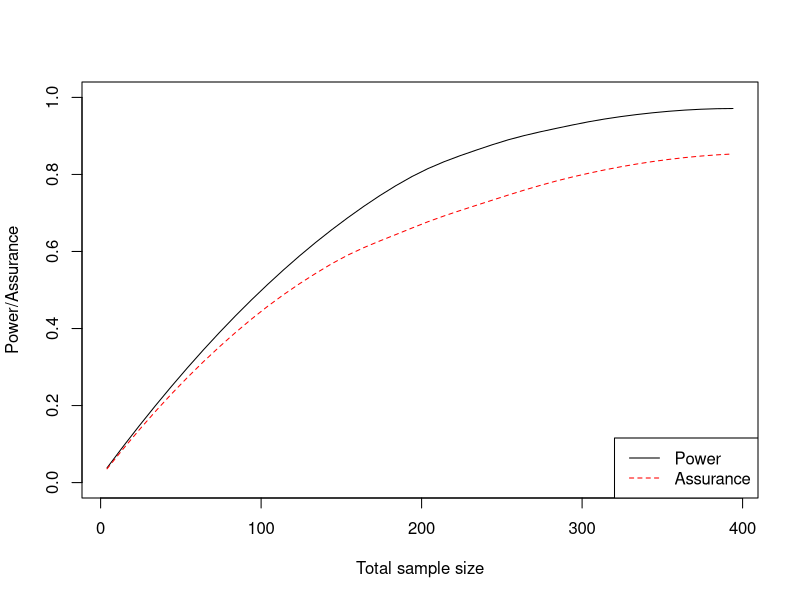

Here is the R script that generated this plot: (Note: this script raises an error after producing the figure.)
png("PowerAss.png", units = "in", width = 8, height = 5, res = 700)

muc <- 87
mut <- 85
sigma <- 5

powerFunc <- function(nc, nt){
  powervec <- rep(NA, 1000)
  for (i in 1:1000){
    controlData <- rnorm(nc, muc, sd = sigma)
    treatmentData <- rnorm(nt, mut, sd = sigma)
    test <- t.test(controlData, treatmentData)
    powervec[i] <- test$p.value < 0.05
  }
  return(mean(powervec))
}



ncvec <- seq(2, 200, by=5)
ntvec <- seq(2, 200, by=5)

powervec <- mapply(FUN = powerFunc, nc = ncvec, nt = ntvec)

smoothpower <- loess(powervec~ncvec)

plot(2*ncvec, predict(smoothpower), type="l", xlab = "Total sample size",
     ylab = "Power/Assurance", ylim=c(0,1))

assFunc <- function(nc, nt){
  assvec <- rep(NA, 1000)
  for (i in 1:1000){
    controlData <- rnorm(nc, muc, sd = sigma)
    theta <- rnorm(1, 1.82, sd = 0.577)
    treatmentData <- rnorm(nt, muc+theta, sd = sigma)
    test <- t.test(controlData, treatmentData)
    assvec[i] <- test$p.value < 0.05
  }
  return(mean(assvec))
}

assvec <- mapply(FUN = assFunc, nc = ncvec, nt = ntvec)

smoothass <- loess(assvec~ncvec)

lines(2*ncvec, predict(smoothass), col = "red", lty = 2)


legend("bottomright", legend = c("Power", "Assurance"), col = c("black", "red"), lty = 1:2)
dev.off()

predict(smoothass, newdata = 98)


predict(smoothpower, newdata = 98)





png("DTEKM.png", units="in", width=8, height=5, res=700)

controldata <- read.csv(file = "Papers/DTEPaper/data/Brahmer/IPD-control.csv")
treatmentdata <- read.csv(file = "Papers/DTEPaper/data/Brahmer/IPD-treatment.csv")

combinedData <- data.frame(time = c(controldata$Survival.time, treatmentdata$Survival.time), 
                           status = c(controldata$Status, treatmentdata$Status), 
                           group = c(rep("Control", nrow(controldata)), rep("Treatment", nrow(treatmentdata))))

kmfit <- survfit(Surv(time, status)~group, data = combinedData)
plot(kmfit, conf.int = F, col=c("blue", "red"), xlab = "Time (months)", 
     ylab = "Progression free survival (% of patients)", xaxt = "n", yaxt = "n")
axis(1, at=seq(0, 21, by=3), labels=seq(0, 21, by=3))
axis(2, at=seq(0, 1, by=0.1), labels=seq(0, 100, by=10))
legend("topright", legend = c("Docetaxel", "Nivolumab"), col = c("blue", "red"), lty=1)

dev.off()









